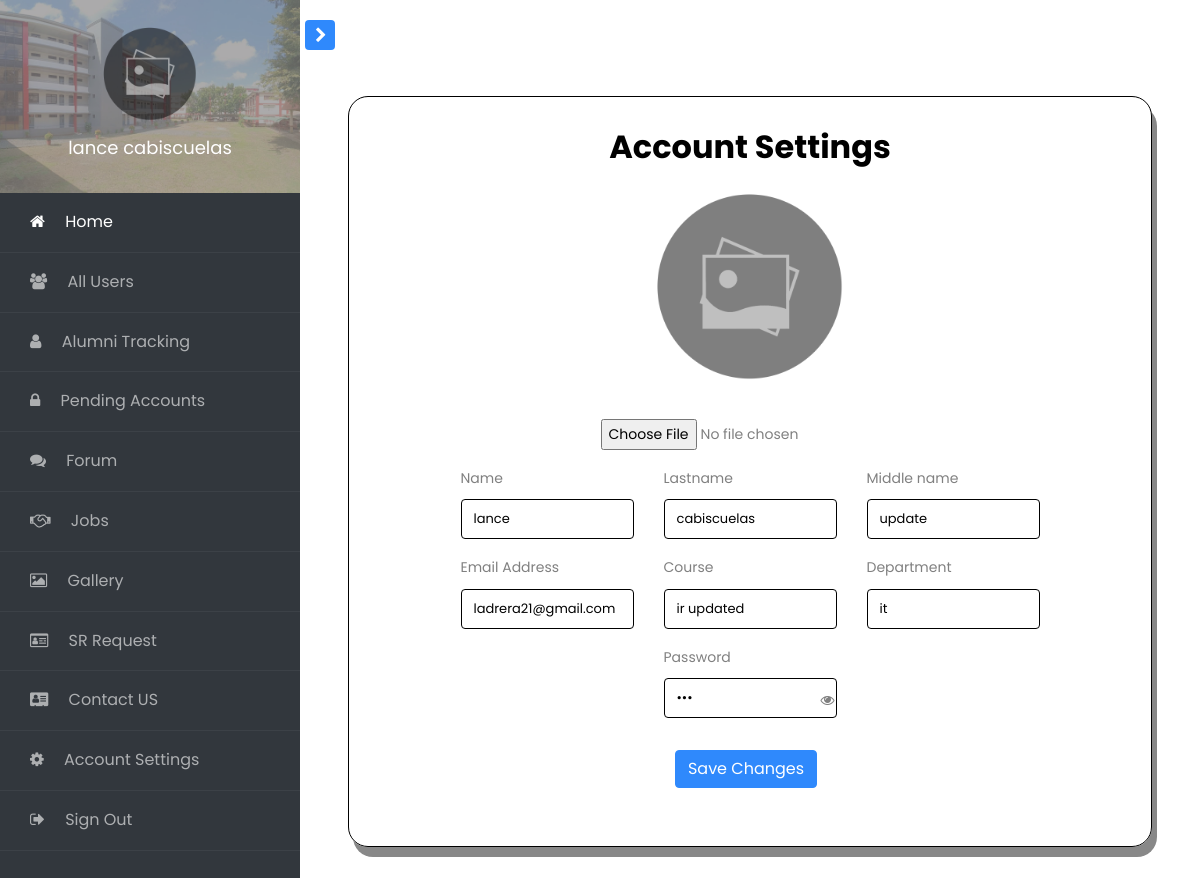
Page /access/admin/index.php?page=settings (signed in) on the committed database.
### tables this page shows
CREATE TABLE `user_information` (
  `id` int(11) NOT NULL,
  `name` varchar(40) NOT NULL,
  `lastname` varchar(50) NOT NULL,
  `middle_name` varchar(50) NOT NULL,
  `email_address` varchar(100) NOT NULL,
  `department` varchar(50) NOT NULL,
  `mobile_number` varchar(40) NOT NULL,
  `course` varchar(100) NOT NULL,
  `sr_code` varchar(50) NOT NULL,
  `account_password` varchar(100) NOT NULL,
  `account_status` varchar(40) NOT NULL,
  `employment_status` varchar(40) NOT NULL,
  `profile_pic` varchar(100) NOT NULL,
  `date_register` varchar(40) NOT NULL
);

### methods/mysqliConnection.php (called while the page is built, shortened)
<?php
class Database{
	public function __construct(){
		$this->conn = mysqli_connect("localhost", "root", "", "bsu_alumni");
	}
}
?>

### methods/PDOConnection.php (called while the page is built, shortened)
<?php
class Connect{
    public $host = "localhost";
    public $user = "root";
    public $password = "";
    public $dbname = "bsu_alumni";
	public function __construct(){
        $dsn = "mysql:host=$this->host;dbname=$this->dbname;";
        $this->connection = new PDO($dsn, $this->user, $this->password);
	}
}
?>

### methods/globalmethods.php (called while the page is built, shortened)
<?php
include 'PDOConnection.php';
class DataOperation extends Connect{
	function getFullname($id) {
		$sql = "SELECT * FROM user_information where id = $id";
		$query = $this->connection->query($sql);
		$row = $query->fetch();
		return $row->name. " " .$row->lastname;
	}
}
?>

### access/admin/pages/settings.php (the view, shortened to what this page needs)
<?php
$myId = $_SESSION['id'];
$query = 'SELECT * FROM user_information WHERE id = '.$myId.'';
$stmt = $database->conn->query($query);
$row = $stmt->fetch_array();
?>
<div class="container" style="border: 1px solid black; border-radius: 20px; margin-top: 3rem;">
     <h2 class="text-center mt-3 mb-3" >Account Settings</h2>
    <div class="row justify-content-center">
        <div class="form-group">
                    <p class="text-center">
                <img src="<?php echo($row['profile_pic'] == '') ?  './profile_pic/default.png' : './profile_pic/'.$row['profile_pic']; ?>" class="img" style="width: 200px; height: 200px;" id="image_add" name="image" >
                    </p>
        </div>
    </div>
    <div class="row justify-content-center">
    <div class="form-group">
        <input type="file" name="file_add" id="file_add"  />
        </div>
  </div>
    <div class="row justify-content-center">
        <div class="col col-md-3">
            <div class="form-group">
                <label for="name">Name</label>
                <input type="text" id="name" class="form-control" value="<?php echo $row['name']; ?>">
            </div>
        </div>
        <div class="col col-md-3">
            <div class="form-group">
                    <label for="lastname">Lastname</label>
                    <input type="text" id="lastname" class="form-control" value="<?php echo $row['lastname']; ?>" >
            </div>
        </div>
        <div class="col col-md-3">
            <div class="form-group">
                    <label for="middle_name">Middle name</label>
                    <input type="text" id="middle_name" class="form-control" value="<?php echo $row['middle_name']; ?>" >
            </div>
        </div>
    </div>
    <div class="row justify-content-center">
        <div class="col col-md-3">
            <div class="form-group">
                    <label for="email">Email Address</label>
                    <input type="text" id="email" class="form-control" value="<?php echo $row['email_address']; ?>" >
            </div>
        </div>
        <div class="col col-md-3">
        <div class="form-group">
                <label for="course">Course</label>
                <input type="text" id="course" class="form-control" value="<?php echo $row['course']; ?>" >
            </div>
        </div>
        <div class="col col-md-3">
        <div class="form-group">
        <label for="department">Department</label>
                <input type="text" id="department" class="form-control" value="<?php echo $row['department']; ?>" >
        </div>
        </div>
    </div>
    <div class="row justify-content-center">
        <div class="col col-md-3">
        </div>
        <div class="col col-md-3">
                <div class="form-group">
                        <label for="password">Password</label>
                        <input  type="password" id="password" class="form-control" name="password" value="<?php echo $row['account_password']; ?>">
                        <span toggle="#password" class="fa fa-fw fa-eye field-icon toggle-password"></span>
                </div>
        </div>
        <div class="col col-md-3">
        </div>
    </div>
    <div class="row mb-5 mt-3 justify-content-center">
        <button class="btn btn-primary mr-2" onclick="updateAccount(<?php echo $_SESSION['id']; ?>)">Save Changes</button>
    </div>
</div>

### access/admin/index.php (shortened to what this page needs)
<?php
include "./../../methods/globalmethods.php";
include "./../../methods/mysqliConnection.php";
$meth = new DataOperation;
$database = new Database;
$query = 'SELECT profile_pic FROM user_information WHERE id = '.$_SESSION['id'] .'';
$stmt = $database->conn->query($query);
$profile_pic = $stmt->fetch_assoc();
?>
<!doctype html>
<html lang="en">
  <head>
		<link rel="stylesheet" href="https://stackpath.bootstrapcdn.com/font-awesome/4.7.0/css/font-awesome.min.css">
		<link rel="stylesheet" href="css/style.css">
    <link rel="stylesheet" href="./../../plugins/datatables/datatables.min.css">
    <link rel="stylesheet" href="css/admin.css">
  </head>
  <body>
		<div class="wrapper d-flex align-items-stretch">
			<nav id="sidebar">
				<div class="custom-menu">
					<button type="button" id="sidebarCollapse" class="btn btn-primary">
	        </button>
        </div>
	  		<div class="img bg-wrap text-center py-4" style="background-image: url(images/bg4-1.jpg);">
	  			<div class="user-logo">
	  				<div class="img" style="background-image: url(<?php echo($profile_pic['profile_pic'] == '') ?  './profile_pic/default.png' : './profile_pic/'.$profile_pic['profile_pic']; ?>);"></div>
	  				<h3><?php echo $meth->getFullname($_SESSION["id"]); ?></h3>
	  			</div>
	  		</div>
        <ul class="list-unstyled components mb-5">
          <li class="active">
            <a href="./"><span class="fa fa-home mr-3"></span> Home</a>
          </li>
          <li>
            <a href="index.php?page=allusers"><span class="fa fa-users mr-3"></span> All Users</a>
          </li>
          <li>
            <a href="index.php?page=alumni-tracking"><span class="fa fa-user mr-3"></span> Alumni Tracking</a>
          </li>
          <li>
            <a href="index.php?page=pendingusers"><span class="fa fa-lock mr-3"></span> Pending Accounts</a>
          </li>
          <li>
            <a href="index.php?page=forum"><span class="fa fa-comments mr-3"></span> Forum</a>
          </li>
          <li>
            <a href="index.php?page=jobs"><span class="fa fa-handshake-o mr-3"></span> Jobs</a>
          </li>
          <li>
            <a href="index.php?page=gallery"><span class="fa fa-picture-o mr-3"></span> Gallery</a>
          </li>
          <li>
            <a href="index.php?page=srrequest"><span class="fa fa-id-card-o mr-3"></span> SR Request</a>
          </li>
          <li>
            <a href="index.php?page=contactus"><span class="fa fa-address-card mr-3"></span> Contact US</a>
          </li>
          <li>
            <a href="index.php?page=settings"><span class="fa fa-cog mr-3"></span> Account Settings</a>
          </li>
          <li>
            <a href="./../../methods/logout.php"><span class="fa fa-sign-out mr-3"></span> Sign Out</a>
          </li>
        </ul>
    	</nav>
      <div id="content" class="p-4 p-md-5 pt-5">
        <?php
        if (isset($_GET['page'])) {
            $page = $_GET['page'];
            $display = "pages/".$page.'.php';
            include($display);
        }else{
            $page = 'home';
            $display = "pages/".$page.'.php';
            include($display);
        }
      ?>
      </div>
		</div>
  </body>
</html>

### access/admin/pages/settings.php (style rules this page uses)
.form-control { border: 1px solid black; }
h2 { font-weight: bold; }
.container { border: 1px solid; padding: 10px; box-shadow: 5px 10px #888888; }
.field-icon { float: right; margin-left: -30px; margin-top: -25px; position: relative; z-index: 2; }

### rows in the picture
user_information: $meth->getFullname($_SESSION["id"]) "lance cabiscuelas", name "lance", lastname "cabiscuelas", middle_name "update", email_address "ladrera21@gmail.com", course "ir updated", department "it"
